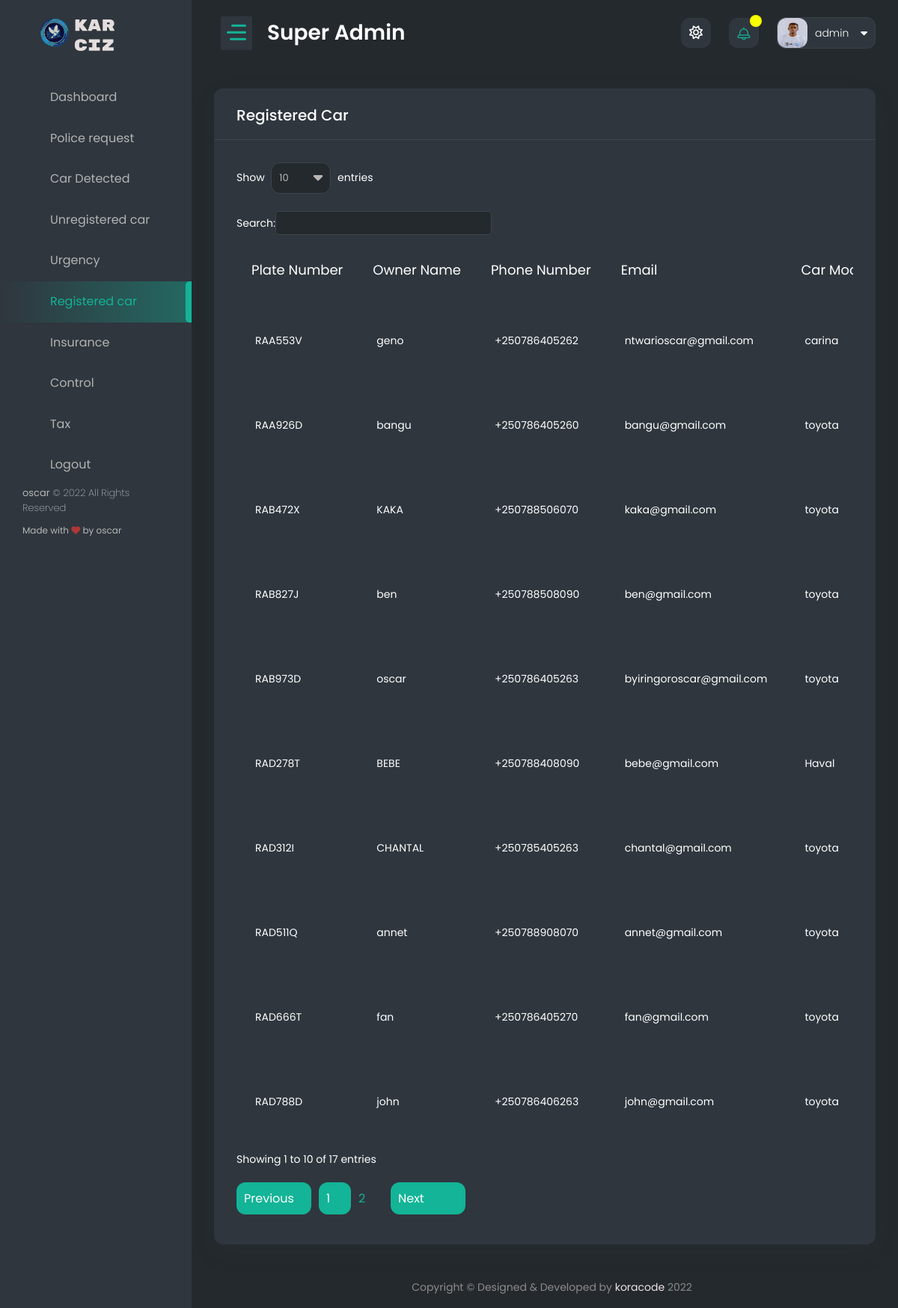
The page /superimboniadmin/admin_registered_car/ (signed in) on the database its author committed.
### authentication/models.py (models this page shows, shortened)
class Profile(models.Model):
    user = models.OneToOneField(User, on_delete=models.CASCADE)
    user_image = models.ImageField(upload_to='images/', default='profile.png', )
    date_of_birth = models.DateField(max_length=250, blank=True, null=True)
    id_number = models.PositiveIntegerField(blank=True, null=True)
    email = models.EmailField(blank=True, null=True)
    rank = models.CharField(max_length=50, blank=True, null=True)
    residence = models.CharField(max_length=50, blank=True, null=True)

class User(AbstractBaseUser):
    name = models.CharField(max_length=255, null=False)
    phone_number = PhoneNumberField(unique=True)
    is_verified = models.BooleanField(default=False)
    is_verified_police = models.BooleanField(default=False)
    is_two_f_enable = models.BooleanField(default=False)
    is_active = models.BooleanField(default=True)
    staff = models.BooleanField(default=False)
    admin = models.BooleanField(default=False)
    USERNAME_FIELD = 'phone_number'
    REQUIRED_FIELDS = ['name']
    objects = UserManager()

### car_plate/models.py (models this page shows, shortened)
class Car_registration(models.Model):
    id = models.UUIDField(
        default=uuid.uuid4,
        unique=True,
        primary_key=True,
        editable=False
    )
    owner_name = models.CharField(max_length=50)
    Owner_Id = models.IntegerField()
    car_model = models.CharField(max_length=200, null=False)
    owner_phone_number = PhoneNumberField()
    owner_email = models.EmailField()
    plate_number = models.CharField(max_length=20, unique=True)
    time_done = models.DateTimeField(auto_now_add=True)
    class Meta:
        verbose_name_plural = 'Car Registration'
        ordering = ['-id']

### admin_panel/views.py (the view)
# urls.py: path('admin_registered_car/', admin_registered_car, name='admin_registered_car'),
def admin_registered_car(request):
    all_car = Car_registration.objects.all()
    context = {
        'car': all_car
    }
    return render(request, 'super_temp/admin_registered_car.html', context)

### authentication/context_processors.py (called while the page is built)
def extras(request):
    user = request.user
    if user.is_authenticated:
        police_req = Police_request.objects.filter(police=user).first()
        profile_police = get_object_or_404(Profile, user=user)
        user_small = user.name
        user_small = user_small.split(' ')
        user_small = user_small[0][:2].upper()
        police_req = police_req
    else:
        profile_police = None
        user_small = None
        police_req = None
    return {
        'profile': profile_police,
        'user': user,
        'user_small': user_small,
        'police_req': police_req
    }

def message_review(request):
    try:
        user = request.user
        message_all = Send_message.objects.filter(police_user=user)[:10]
        user_small = user.name
        user_small = user_small.split(' ')
        user_small = user_small[0][:2].upper()
    except:
        message_all = []
    return {
        'message_all': message_all,
        'user_small': user_small
    }

### admin_panel/templates/super_temp/admin_registered_car.html (shortened to what this page needs)
{% extends 'super_police/base.html' %}
{% load static %}
{% block content %}
    <div class="content-body">
			<div class="container-fluid">
				<div class="row">
                    <div class="col-12">
                        <div class="card">
                            <div class="card-header">
                                <h4 class="card-title">Registered Car</h4>
                            </div>
                            <div class="card-body">
                                <div class="table-responsive">
                                    <table id="example4" class="display" style="min-width: 645px">
                                        <thead>
                                            <tr>
                                                <th>Plate number</th>
                                                <th>Owner name</th>
                                                <th>Phone number</th>
                                                <th>Email</th>
                                                <th>Car Model </th>
                                            </tr>
                                        </thead>
                                        <tbody>
                                        {% for car in car %}
                                            <tr>
                                                <td>{{ car.plate_number }}</td>
                                                <td>{{ car.owner_name }}</td>
                                                <td>{{ car.owner_phone_number }}</td>
                                                <td>{{ car.owner_email }}</td>
                                                <td>{{ car.car_model}}</td>
                                            </tr>
                                        {% endfor %}
                                        </tbody>
                                    </table>
                                </div>
                            </div>
                        </div>
                    </div>
				</div>
            </div>
        </div>
{% endblock %}

### templates/super_police/base.html (shortened to what this page needs)
<!DOCTYPE html>
<html lang="en">
<head>
    {% load static %}
	<link href="{% static 'dashboard/vendor/owl-carousel/owl.carousel.css' %}" rel="stylesheet">
    <link href="{% static 'dashboard/vendor/bootstrap-select/dist/css/bootstrap-select.min.css' %}" rel="stylesheet">
    <link href="{% static 'dashboard/css/style.css' %}" rel="stylesheet">
	<link href="{% static 'dashboard/cdn.lineicons.com/2.0/LineIcons.css' %}" rel="stylesheet">
</head>
<body>
    <div id="main-wrapper">
        <div class="nav-header">
            <a href="" class="brand-logo">
                <img class="logo-abbr" src="{% static 'home/images/policelogo.svg' %}" alt="" style="height: 120px; width: 120px; ">
                <img class="brand-title" src="{% static 'dashboard/images/logo-text-white.png' %}" alt="">
            </a>
            <div class="nav-control">
                <div class="hamburger">
                    <span class="line"></span><span class="line"></span><span class="line"></span>
                </div>
            </div>
        </div>
        <div class="header">
            <div class="header-content">
                <nav class="navbar navbar-expand">
                    <div class="collapse navbar-collapse justify-content-between">
                        <div class="header-left">
                            <div class="dashboard_bar">
                                Super Admin
                            </div>
                        </div>
                        <ul class="navbar-nav header-right">
							<li class="nav-item dropdown notification_dropdown">
                                <a class="nav-link bell dz-theme-mode active" href="javascript:void(0);">
									<i id="icon-light" class="far fa-sun"></i>
                                </a>
							</li>
                            <li class="nav-item dropdown notification_dropdown">
                                <a class="nav-link  ai-icon" href="javascript:;" role="button" data-bs-toggle="dropdown">
									<div class="pulse-css"></div>
                                </a>
                            </li>
                            <li class="nav-item dropdown header-profile">
                                <a class="nav-link" href="" role="button" data-bs-toggle="dropdown">
                                    <img src="{{ profile.user_image.url }}" width="20" alt=""/>
									<div class="header-info">
										<span>{{ user.name }}<i class="fa fa-caret-down ms-3" aria-hidden="true"></i></span>
									</div>
                                </a>
                            </li>
                        </ul>
                    </div>
                </nav>
            </div>
        </div>
        <div class="deznav">
            <div class="deznav-scroll">
				<ul class="metismenu" id="menu">
                    <li><a class="ai-icon" href="{% url 'admin_dashboard' %}" aria-expanded="false">
							<i class="flaticon-layout"></i>
							<span class="nav-text">Dashboard</span>
						</a>
                    </li>
                    <li><a class="ai-icon" href="{% url 'police_request_list' %}" aria-expanded="false">
						<i class="flaticon-monitor"></i>
							<span class="nav-text">Police request</span>
						</a>
                    </li>
                    <li><a class="ai-icon" href="{% url 'admin_all_captured' %}" aria-expanded="false">
							<i class="flaticon-bar-chart-1"></i>
							<span class="nav-text">Car Detected</span>
						</a>
                    </li>
                    <li><a class="ai-icon" href="{% url 'admin_unregistered_car' %}" aria-expanded="false">
							<i class="flaticon-web"></i>
							<span class="nav-text">Unregistered car</span>
						</a>
                    </li>
                    <li><a class="ai-icon" href="{% url 'admin_urgence_car' %}" aria-expanded="false">
							<i class="flaticon-plugin"></i>
							<span class="nav-text">Urgency</span>
						</a>
                    </li>
                    <li><a class="ai-icon" href="{% url 'admin_registered_car' %}" aria-expanded="false">
							<i class="flaticon-contract"></i>
							<span class="nav-text">Registered car</span>
						</a>
                    </li>
                    <li><a class="ai-icon" href="{% url 'admin_insurance' %}" aria-expanded="false">
							<i class="flaticon-contract"></i>
							<span class="nav-text">Insurance</span>
						</a>
                    </li>
                    <li><a class="ai-icon" href="{% url 'admin_control' %}" aria-expanded="false">
							<i class="flaticon-contract"></i>
							<span class="nav-text">Control</span>
						</a>
                    </li>
                    <li><a class="ai-icon" href="{% url 'admin_tax' %}" aria-expanded="false">
							<i class="flaticon-contract"></i>
							<span class="nav-text">Tax</span>
						</a>
                    </li>
                    <li><a class="ai-icon" href="{% url 'adminlogout' %}" aria-expanded="false">
							<i class="flaticon-table"></i>
							<span class="nav-text">Logout</span>
						</a>
                    </li>
                </ul>
				<div class="copyright">
					<p class="fs-13 font-w200"><strong class="font-w400">oscar</strong> © 2022 All Rights Reserved</p>
					<p>Made with <i class="fa fa-heart text-danger"></i> by oscar</p>
				</div>
			</div>
        </div>
        {% block content %}
        {% endblock %}
        <div class="footer">
            <div class="copyright">
                <p>Copyright © Designed &amp; Developed by <a href="https://www.facebook.com/koracode/" target="_blank">koracode</a> 2022</p>
            </div>
        </div>
    </div>
</body>
</html>

### rows shown on the page
Profile: user_image (picture)
User: name "admin"
Car_registration: plate_number "RAD511Q", owner_name "annet", owner_phone_number "+250788908070", owner_email "annet@gmail.com", car_model "toyota"
Car_registration: plate_number "RAB472X", owner_name "KAKA", owner_phone_number "+250788506070", owner_email "kaka@gmail.com", car_model "toyota"
Car_registration: plate_number "RAD788D", owner_name "john", owner_phone_number "+250786406263", owner_email "john@gmail.com", car_model "toyota"
Car_registration: plate_number "RAA553V", owner_name "geno", owner_phone_number "+250786405262", owner_email "ntwarioscar@gmail.com", car_model "carina"
Car_registration: plate_number "RAD278T", owner_name "BEBE", owner_phone_number "+250788408090", owner_email "bebe@gmail.com", car_model "Haval"
Car_registration: plate_number "RAD312I", owner_name "CHANTAL", owner_phone_number "+250785405263", owner_email "chantal@gmail.com", car_model "toyota"
Car_registration: plate_number "RAD666T", owner_name "fan", owner_phone_number "+250786405270", owner_email "fan@gmail.com", car_model "toyota"
Car_registration: plate_number "RAB973D", owner_name "oscar", owner_phone_number "+250786405263", owner_email "byiringoroscar@gmail.com", car_model "toyota"
Car_registration: plate_number "RAA926D", owner_name "bangu", owner_phone_number "+250786405260", owner_email "bangu@gmail.com", car_model "toyota"
Car_registration: plate_number "RAB827J", owner_name "ben", owner_phone_number "+250788508090", owner_email "ben@gmail.com", car_model "toyota"
